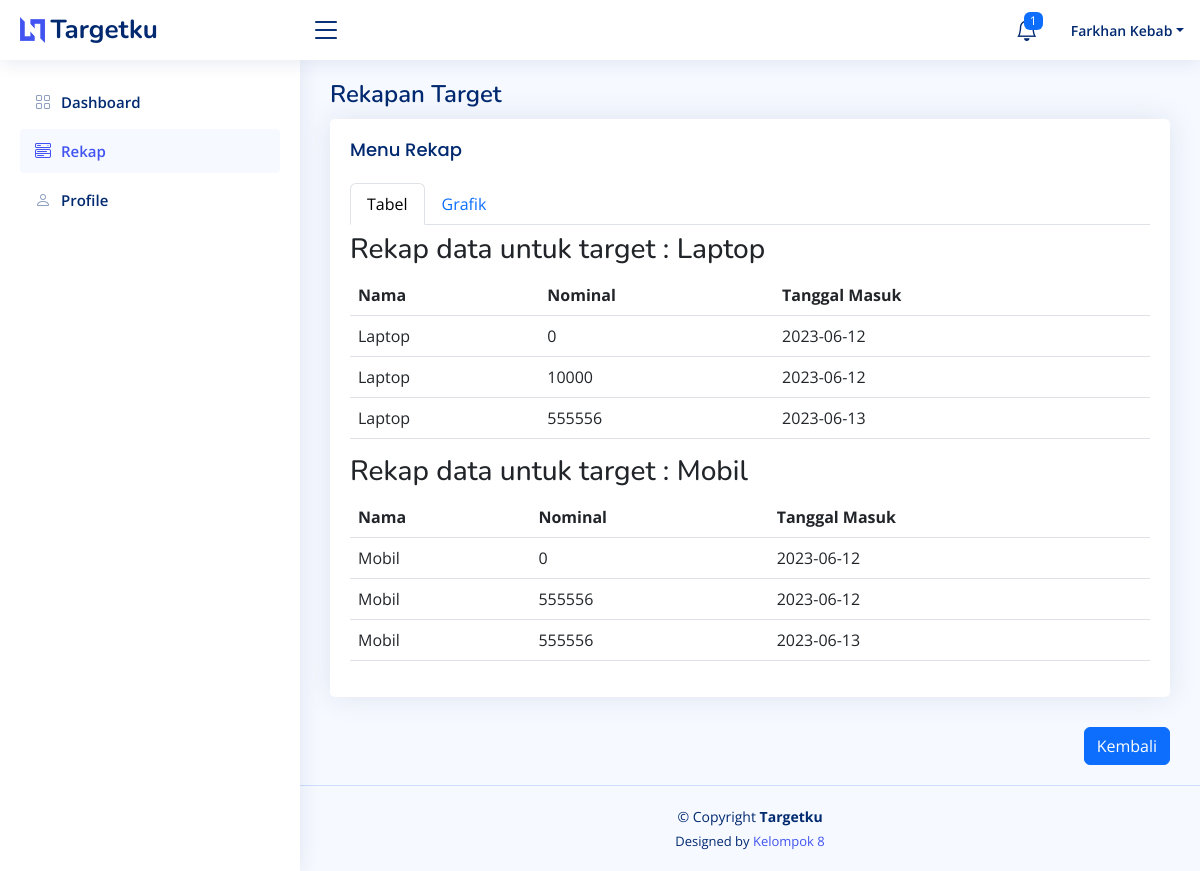
Page /rekap.php (signed in) on the committed database.
### tables this page shows
CREATE TABLE `pemasukkan` (
  `id` int(11) NOT NULL,
  `id_target` int(11) NOT NULL,
  `masuk` int(11) NOT NULL,
  `hari_ini` date NOT NULL
);

CREATE TABLE `target` (
  `id` int(11) NOT NULL,
  `nama` varchar(100) NOT NULL,
  `hari_target` date NOT NULL,
  `harga` int(11) NOT NULL
);

### tabel.php (the view, shortened to what this page needs)
<?php $query = "SELECT  * FROM target JOIN pemasukkan ON target.id=pemasukkan.id_target";
$result = mysqli_query($koneksi, $query);
$dataPerNama = array();
while ($row = mysqli_fetch_assoc($result)) {
  $nama = $row['nama'];
  if (!isset($dataPerNama[$nama])) {
    $dataPerNama[$nama] = array();
  }
  $dataPerNama[$nama][] = $row;
}
foreach ($dataPerNama as $nama => $data) {
  echo "<h3>Rekap data untuk target : $nama</h3>";
  echo "<table class ='table defaulttable'>";
  echo "<tr><th>Nama</th><th>Nominal</th><th>Tanggal Masuk</th></tr>";
  foreach ($data as $row) {
    echo "<tr>";
    echo "<td>" . $nama . "</td>";
    echo "<td>" . $row['masuk'] . "</td>";
    echo "<td>" . $row['hari_ini'] . "</td>";
    echo "</tr>";
  }
  echo "</table>";
}
?>

### assets/css/style.css (style rules this page uses)
:root { scroll-behavior: smooth; }
body { font-family: "Open Sans", sans-serif; background: #f6f9ff; color: #444444; }
h1, h2, h3, h4, h5, h6 { font-family: "Nunito", sans-serif; }

### rows in the picture
pemasukkan: nama "Laptop", masuk "0", hari_ini "2023-06-12"
pemasukkan: nama "Laptop", masuk "10000", hari_ini "2023-06-12"
pemasukkan: nama "Laptop", masuk "555556", hari_ini "2023-06-13"
pemasukkan: id_target.nama "Mobil", masuk "555556", hari_ini "2023-06-13"
pemasukkan: id_target.nama "Mobil", masuk "0", hari_ini "2023-06-12"
pemasukkan: id_target.nama "Mobil", masuk "555556", hari_ini "2023-06-12"

### other values in the picture
$nama "Farkhan Kebab"
$nama "Laptop"
